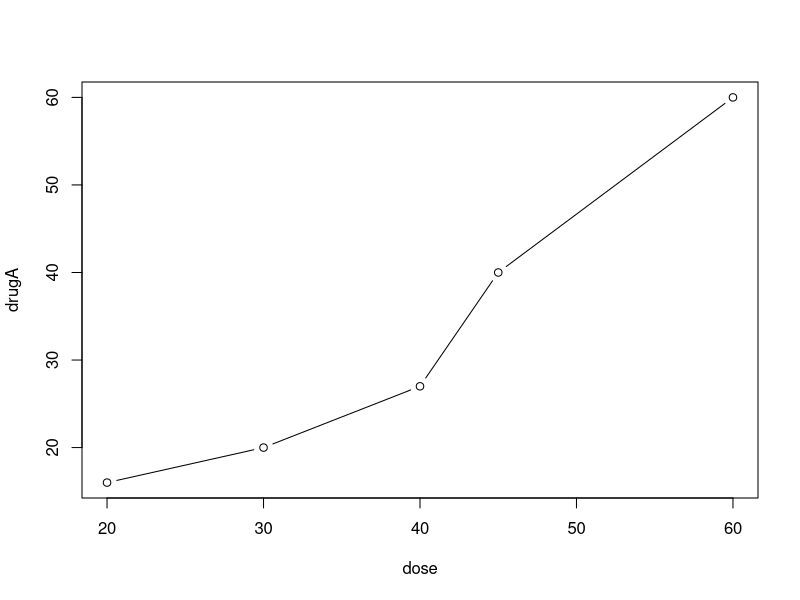
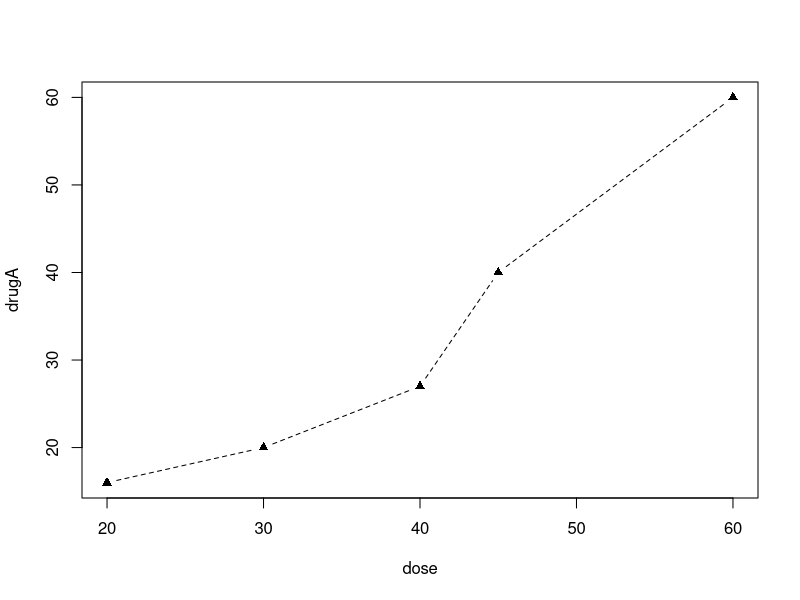
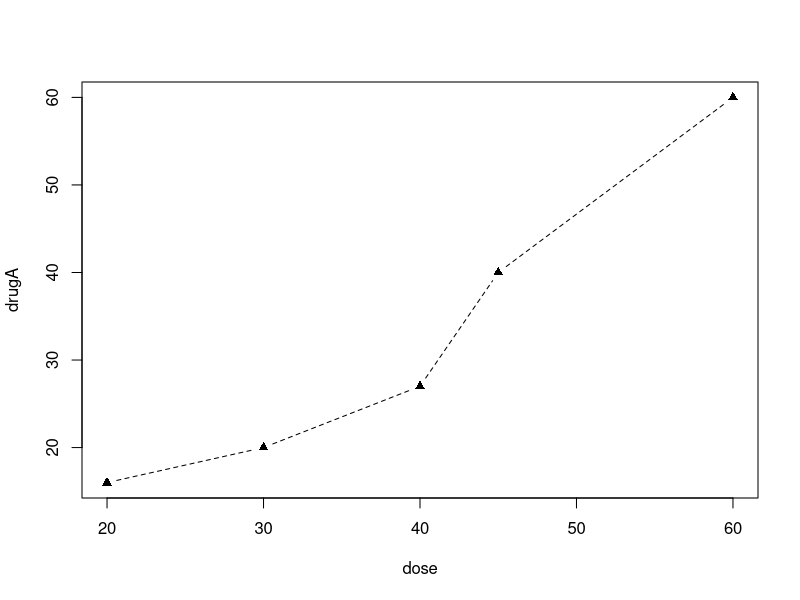
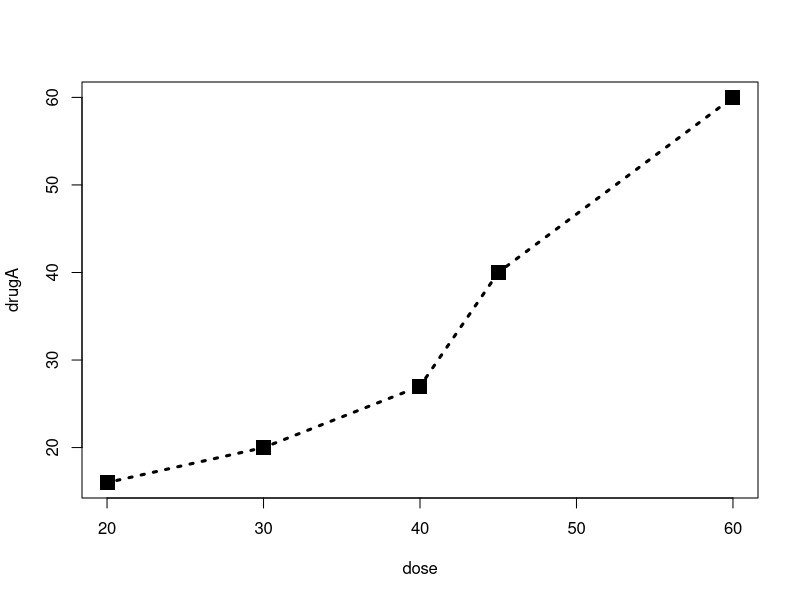
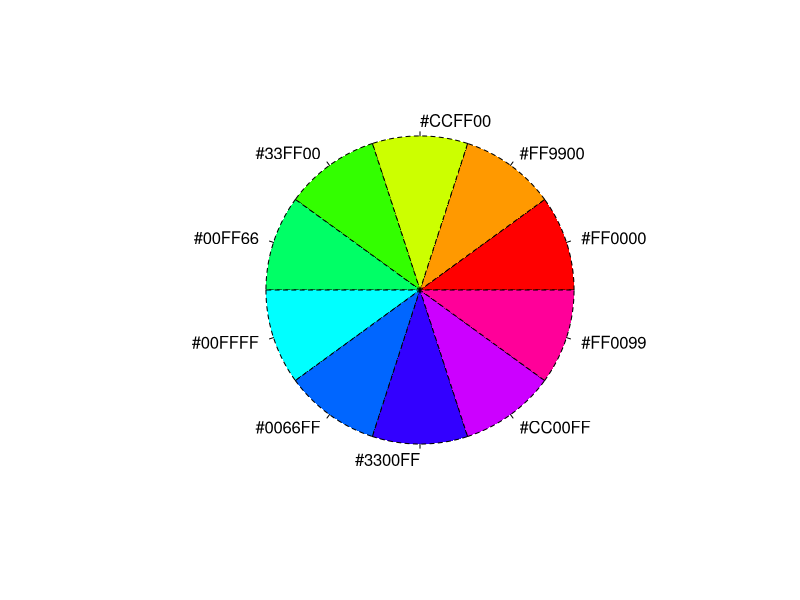
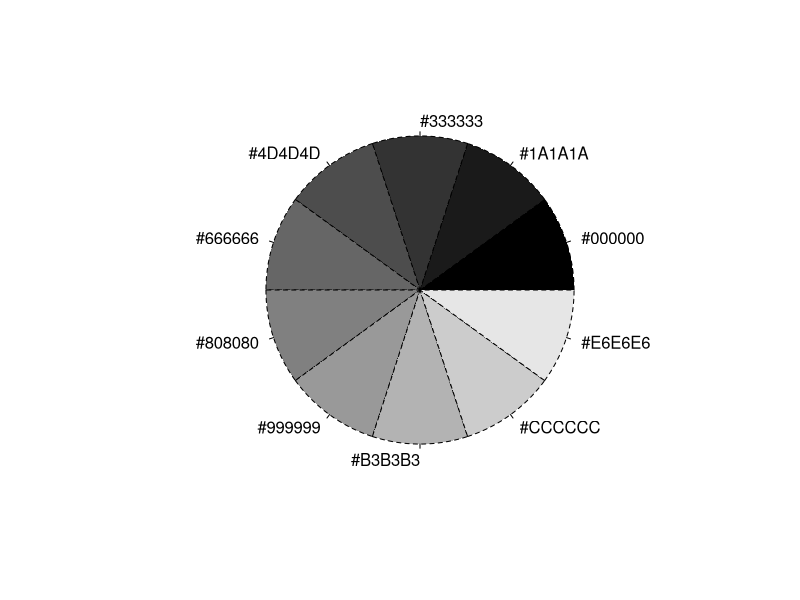

Generate these figures, in order, with R: (Note: this script raises an error after producing the figures.)
dose  <- c(20, 30, 40, 45, 60)
drugA <- c(16, 20, 27, 40, 60)
drugB <- c(15, 18, 25, 31, 40)
plot(dose, drugA, type="b")

opar <- par(no.readonly=TRUE)
par(lty=2, pch=17)           
plot(dose, drugA, type="b")  
par(opar)

par(lty=2)
par(pch=17)

plot(dose, drugA, type="b", lty=2, pch=17)

plot(dose, drugA, type="b", lty=3, lwd=3, pch=15, cex=2)

n <- 10
mycolors <- rainbow(n)
pie(rep(1, n), labels=mycolors, col=mycolors)
mygrays <- gray(0:n/n)
pie(rep(1, n), labels=mygrays, col=mygrays)

windowsFonts(
  A=windowsFont("Arial Black"),
  B=windowsFont("Bookman Old Style"),
  C=windowsFont("Comic Sans MS")
)

attach(mtcars)
plot(wt, mpg)
abline(lm(mpg~wt))
title("Регрессия расхода топлива в зависимости от веса автомобиля")
detach(mtcars)
dev.off()

dose  <- c(20, 30, 40, 45, 60)      
drugA <- c(16, 20, 27, 40, 60)
drugB <- c(15, 18, 25, 31, 40)
opar <- par(no.readonly=TRUE)      
par(pin=c(2, 3))                    
par(lwd=2, cex=1.5)            
par(cex.axis=.75, font.axis=3)      
plot(dose, drugA, type="b", pch=19, lty=2, col="red")    
plot(dose, drugB, type="b", pch=23, lty=6, col="blue", 
     bg="green")
par(opar)

plot(dose, drugA, type="b",  
     col="red", lty=2, pch=2, lwd=2,
     main="Клинические испытания препарата А", 
     sub="Это вымышленные данные", 
     xlab="Доза", ylab="Эффект от препарата", 
     xlim=c(0, 60), ylim=c(0, 70), ann=FALSE)



title(main="Мой заголовок", col.main="red",
      sub="Мой подзаголовок", col.sub="blue", 
      xlab="Моя подпись оси X", ylab="Моя подпись оси Y", 
      col.lab="green", cex.lab=0.75)
